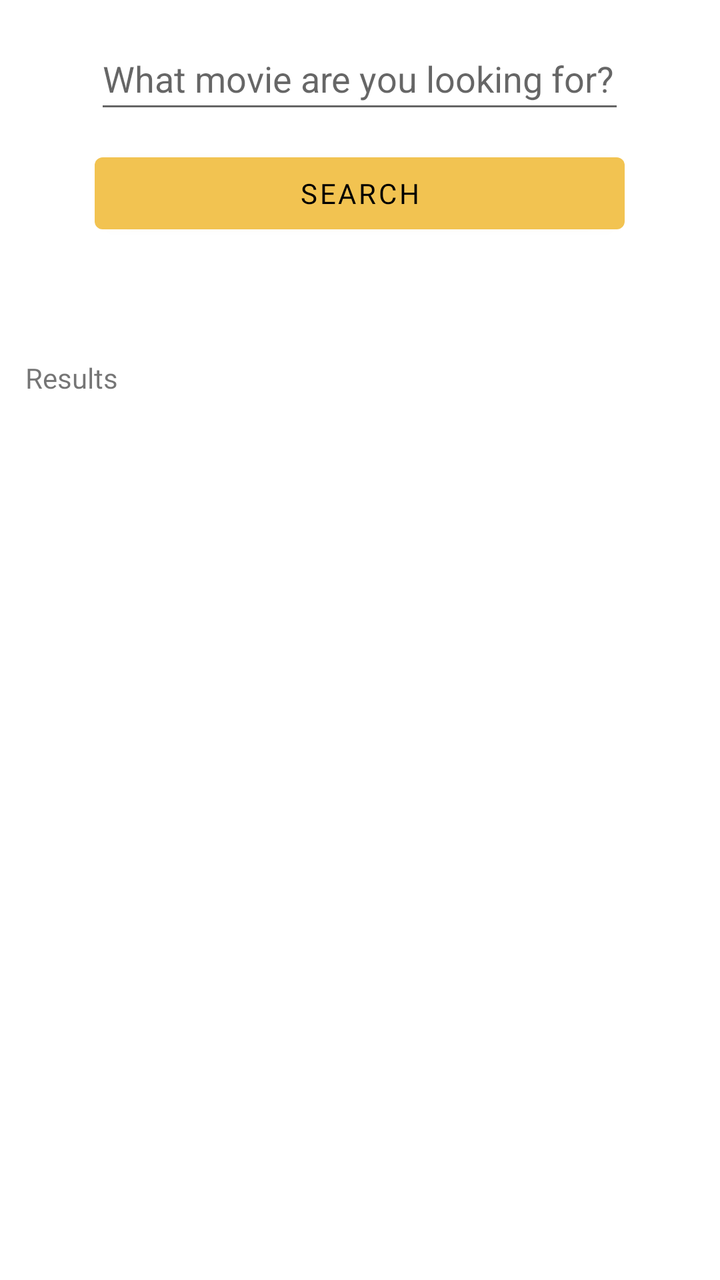
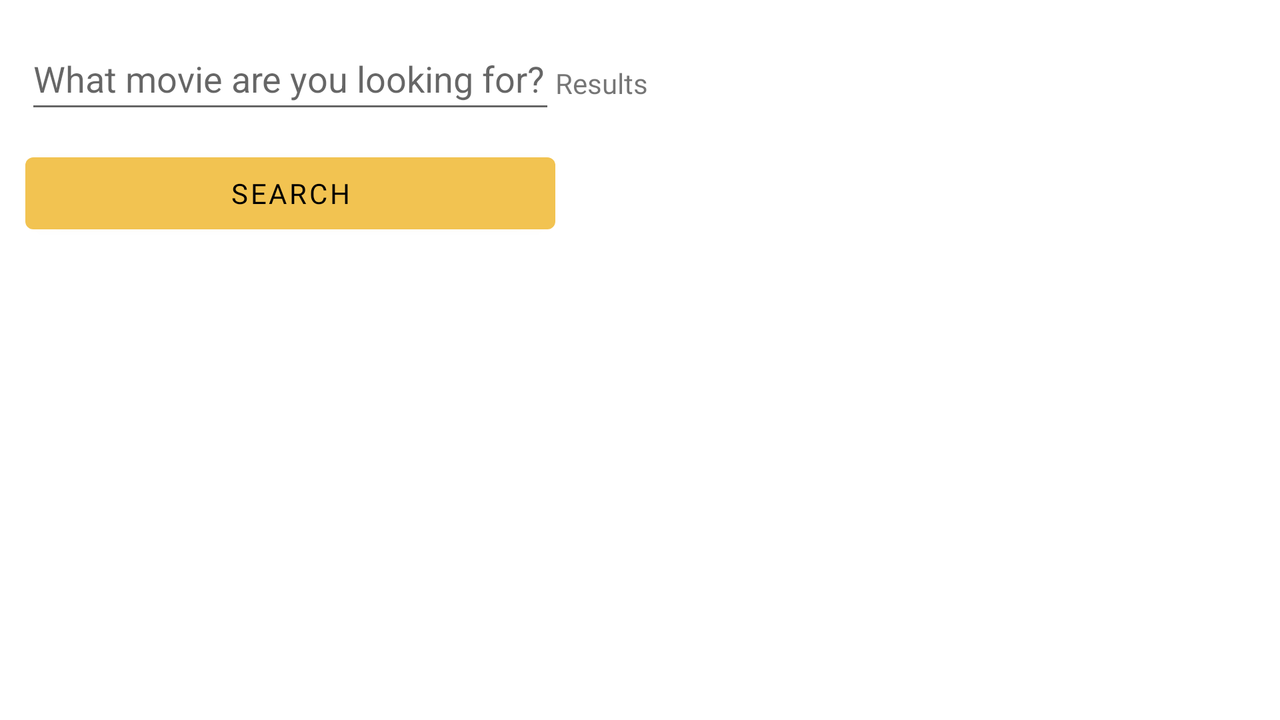

An Android layout and its configuration variant, each rendered on a device that would load it. The default file and the variant file are quoted in full after the pictures.
<!-- AndroidManifest.xml: application theme Theme.MovieApplication -->
<!-- res/layout/fragment_searchmovie.xml -->
<?xml version="1.0" encoding="utf-8"?>
<layout xmlns:app="http://schemas.android.com/apk/res-auto"
    xmlns:tools="http://schemas.android.com/tools"
    xmlns:android="http://schemas.android.com/apk/res/android">

    <androidx.constraintlayout.widget.ConstraintLayout
        android:orientation="vertical"
        android:layout_width="match_parent"
        android:layout_height="match_parent">

        <EditText
            android:id="@+id/searchMovie_textInput"
            android:layout_width="265dp"
            android:layout_height="48dp"
            android:ems="10"
            android:hint="@string/searchMovie_textInput_hint_text"
            android:inputType="textPersonName"
            android:minHeight="48dp"
            app:layout_constraintBottom_toBottomOf="parent"
            app:layout_constraintEnd_toEndOf="parent"
            app:layout_constraintHorizontal_bias="0.497"
            app:layout_constraintStart_toStartOf="parent"
            app:layout_constraintTop_toTopOf="parent"
            app:layout_constraintVertical_bias="0.023" />

        <Button
            android:id="@+id/searchMovie_button"
            style="@style/style_button"
            android:layout_width="0dp"
            android:layout_height="wrap_content"
            android:layout_marginTop="11dp"
            android:text="@string/searchMovie_button_text"
            app:layout_constraintEnd_toEndOf="@+id/searchMovie_textInput"
            app:layout_constraintHorizontal_bias="0.0"
            app:layout_constraintStart_toStartOf="@+id/searchMovie_textInput"
            app:layout_constraintTop_toBottomOf="@+id/searchMovie_textInput" />

        <TextView
            android:id="@+id/searchTerm_textView"
            style="@style/style_subtitle"
            android:text="@string/searchTerm_textView_text"
            app:layout_constraintBottom_toBottomOf="parent"
            app:layout_constraintEnd_toEndOf="parent"
            app:layout_constraintHorizontal_bias="0.064"
            app:layout_constraintStart_toStartOf="parent"
            app:layout_constraintTop_toBottomOf="@+id/searchMovie_button"
            app:layout_constraintVertical_bias="0.06" />

        <androidx.recyclerview.widget.RecyclerView
            android:id="@+id/searchResults_recyclerView"
            android:layout_width="0dp"
            android:layout_height="0dp"
            android:layout_marginTop="16dp"
            android:layout_marginBottom="16dp"
            app:layoutManager="androidx.recyclerview.widget.LinearLayoutManager"
            app:layout_constraintBottom_toBottomOf="parent"
            app:layout_constraintEnd_toEndOf="parent"
            app:layout_constraintStart_toStartOf="parent"
            app:layout_constraintTop_toBottomOf="@+id/searchTerm_textView"
            app:layout_constraintVertical_bias="0.211" />

    </androidx.constraintlayout.widget.ConstraintLayout>
</layout>
<!-- resources referenced by this layout -->
<resources>
  <string name="searchMovie_button_text">Search</string>
  <string name="searchMovie_textInput_hint_text">What movie are you looking for?</string>
  <string name="searchTerm_textView_text">Results</string>
  <style name="style_button">
          <item name="android:fontFamily">@font/roboto_slab</item>
      </style>
  <style name="style_subtitle" parent="style_title">
          <item name="android:layout_width">164dp</item>
          <item name="android:layout_height">26dp</item>
          <item name="android:textAlignment">textStart</item>
          <item name="android:textSize">14sp</item>
      </style>
  <style name="Theme.MovieApplication" parent="Theme.MaterialComponents.DayNight.DarkActionBar">
          
          <item name="colorPrimary">@color/primaryColor</item>
          <item name="colorPrimaryVariant">@color/primaryDarkColor</item>
          <item name="colorOnPrimary">@color/primaryTextColor</item>
          
          <item name="colorSecondary">@color/secondaryColor</item>
          <item name="colorSecondaryVariant">@color/secondaryDarkColor</item>
          <item name="colorOnSecondary">@color/secondaryTextColor</item>
          
          <item name="android:statusBarColor">?attr/colorPrimaryVariant</item>
          
      </style>
  <style name="style_title">
          <item name="android:layout_width">339dp</item>
          <item name="android:layout_height">90dp</item>
          <item name="android:layout_marginTop">32dp</item>
          <item name="android:layout_marginBottom">16dp</item>
          <item name="android:fontFamily">@font/limelight</item>
          <item name="android:textAlignment">center</item>
          <item name="android:textSize">34sp</item>
      </style>
  <color name="primaryColor">#f2c351</color>
  <color name="primaryDarkColor">#bc931e</color>
  <color name="primaryTextColor">#000000</color>
  <color name="secondaryColor">#c16b3f</color>
  <color name="secondaryDarkColor">#8c3f15</color>
  <color name="secondaryTextColor">#000000</color>
</resources>
<!-- res/layout-land/fragment_searchmovie.xml (the repository's variant of the layout above) -->
<!-- drawn on the phone turned sideways -->
<?xml version="1.0" encoding="utf-8"?>
<layout xmlns:app="http://schemas.android.com/apk/res-auto"
    xmlns:tools="http://schemas.android.com/tools"
    xmlns:android="http://schemas.android.com/apk/res/android">
    <androidx.constraintlayout.widget.ConstraintLayout
        android:orientation="vertical"
        android:layout_width="match_parent"
        android:layout_height="match_parent">

        <EditText
            android:id="@+id/searchMovie_textInput"
            android:layout_width="265dp"
            android:layout_height="48dp"
            android:ems="10"
            android:hint="@string/searchMovie_textInput_hint_text"
            android:inputType="textPersonName"
            android:minHeight="48dp"
            app:layout_constraintBottom_toBottomOf="parent"
            app:layout_constraintEnd_toEndOf="parent"
            app:layout_constraintHorizontal_bias="0.034"
            app:layout_constraintStart_toStartOf="parent"
            app:layout_constraintTop_toTopOf="parent"
            app:layout_constraintVertical_bias="0.044" />

        <Button
            android:id="@+id/searchMovie_button"
            style="@style/style_button"
            android:layout_width="0dp"
            android:layout_height="wrap_content"
            android:layout_marginTop="11dp"
            android:text="@string/searchMovie_button_text"
            app:layout_constraintEnd_toEndOf="@+id/searchMovie_textInput"
            app:layout_constraintHorizontal_bias="0.0"
            app:layout_constraintStart_toStartOf="@+id/searchMovie_textInput"
            app:layout_constraintTop_toBottomOf="@+id/searchMovie_textInput" />

        <TextView
            android:id="@+id/searchTerm_textView"
            style="@style/style_subtitle"
            android:layout_width="164dp"
            android:layout_height="26dp"
            android:text="@string/searchTerm_textView_text"
            app:layout_constraintBottom_toBottomOf="parent"
            app:layout_constraintEnd_toEndOf="parent"
            app:layout_constraintHorizontal_bias="0.583"
            app:layout_constraintStart_toStartOf="parent"
            app:layout_constraintTop_toTopOf="parent"
            app:layout_constraintVertical_bias="0.0" />

        <androidx.recyclerview.widget.RecyclerView
            android:layout_width="389dp"
            android:layout_height="317dp"
            android:layout_marginTop="16dp"
            android:layout_marginBottom="16dp"
            app:layout_constraintBottom_toBottomOf="parent"
            app:layout_constraintEnd_toEndOf="parent"
            app:layout_constraintHorizontal_bias="0.966"
            app:layout_constraintStart_toStartOf="parent"
            app:layout_constraintTop_toBottomOf="@+id/searchTerm_textView"
            app:layout_constraintVertical_bias="1.0" />

    </androidx.constraintlayout.widget.ConstraintLayout>
</layout>
